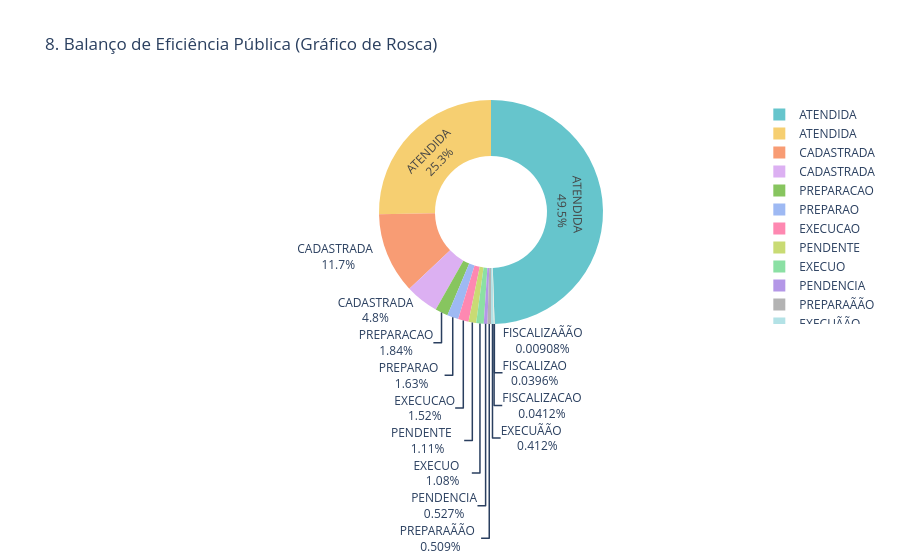

Notebook code cell kept with this figure:
### Code cell
status_balanco = df_all['SITUACAO'].value_counts().reset_index()
status_balanco.columns = ['Situacao', 'Total']


fig8 = px.pie(
    status_balanco, 
    values='Total', 
    names='Situacao', 
    hole=0.5, 
    title='8. Balanço de Eficiência Pública (Gráfico de Rosca)',
    color_discrete_sequence=px.colors.qualitative.Pastel, 
    labels={'Situacao': 'Status', 'Total': 'Chamados'}
)


fig8.update_traces(textinfo='percent+label', pull=[0.1 if c == 'PENDENTE' else 0 for c in status_balanco['Situacao']])

fig8.show()

### Figure 1 — Plotly figure (JSON) as saved in the notebook; plotly's stock layout.template omitted (floating-point values rounded to 4 significant figures)
{"data": [{"domain": {"x": [0, 1], "y": [0, 1]}, "hole": 0.5, "hovertemplate": "Status=%{label}<br>Chamados=%{value}<extra></extra>", "labels": ["ATENDIDA    ", "ATENDIDA", "CADASTRADA  ", "CADASTRADA", "PREPARACAO", "PREPARAO  ", "EXECUCAO", "PENDENTE    ", "EXECUO    ", "PENDENCIA", "PREPARAÃÃO  ", "EXECUÃÃO    ", "FISCALIZACAO", "FISCALIZAO", "FISCALIZAÃÃO"], "legendgroup": "", "name": "", "pull": [0, 0, 0, 0, 0, 0, 0, 0, 0, 0, 0, 0, 0, 0, 0], "showlegend": true, "textinfo": "percent+label", "type": "pie", "values": [283503, 145060, 66860, 27506, 10543, 9318, 8684, 6331, 6211, 3019, 2915, 2361, 236, 227, 52]}], "layout": {"legend": {"tracegroupgap": 0}, "piecolorway": ["rgb(102, 197, 204)", "rgb(246, 207, 113)", "rgb(248, 156, 116)", "rgb(220, 176, 242)", "rgb(135, 197, 95)", "rgb(158, 185, 243)", "rgb(254, 136, 177)", "rgb(201, 219, 116)", "rgb(139, 224, 164)", "rgb(180, 151, 231)", "rgb(179, 179, 179)"], "title": {"text": "8. Balanço de Eficiência Pública (Gráfico de Rosca)"}}}
